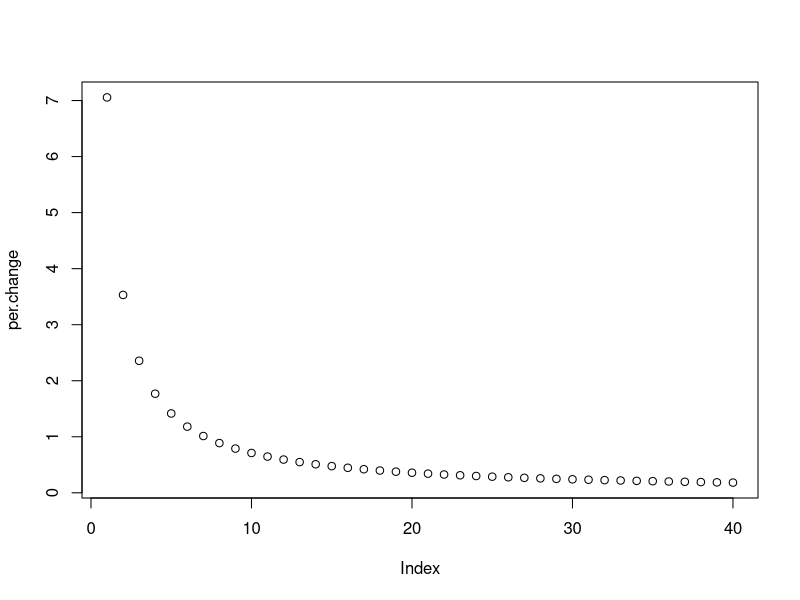
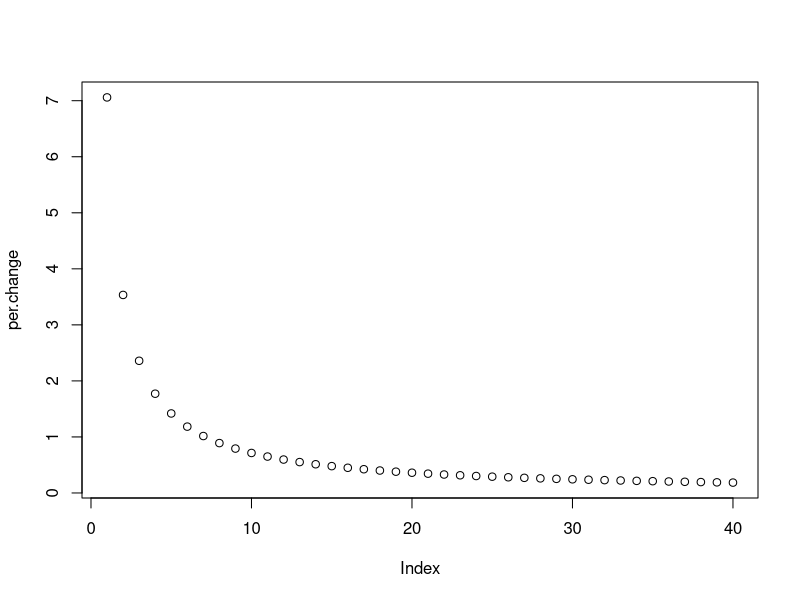
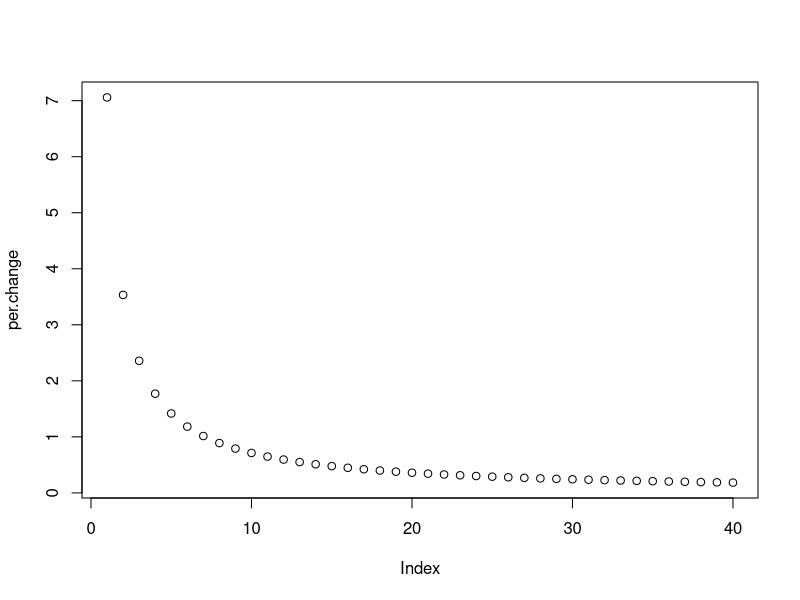

Source code (R) for these figures, in order:
#########################################################
##
## Nonlinear concentraton-response function: Health impact Calculation applying parametric function
##
## Date February 27, 2019
## by Alina Vodonos Zilberg (avodonos@hsph.harvard.edu)
## Version 2 - updated Veronica Southerland 
## Date June, 13, 2019
#########################################################

library(readr)
library(dplyr)
library(foreign)
library(tidyr)

setwd("C:/Users/vtinney/Google Drive/EDF_shared/Inv_function/")
#########################################################
#### Data frame (df) must contatin the following variables;
# Example data frame.
#Let's say we want to calculate the excess deaths addtibutble to reducing the PM2.5 levels from 'pm2.5_high' to 'pm2.5_low', 
#first we need to compute the average slope between those two concentration points.

# All-cause mortality

# Here I am creating a vector of each range I want to compute the mean beta for.
# So 40 corresponds with a low of 22, so the range is 22-40, which corresponds to what you see in the curve.
df.all <- data.frame(pm2.5_high = c(40, 21.9, 14.9, 9.9, 6.9, 4.9, 3.4, 2.4, 1.4),
                pm2.5_low = c(22,  15, 10, 7, 5, 3.5, 2.5, 1.5, 0.01))

# Those are the parameters from the model
# This is AV code and corresponds with what is presented in the paper
B0 <- 0.0059 #intercept slope
B1 <- 0.0705 # 1/pm2.5 slope
B0var <- 1.408353e-05  #varcov[1,1]
B1var <- 0.002551382  #varcov[2,2]
B0B1cov <- -0.0001884276  #varcov[1,2]

# Here I am just plotting what we did in the excel sheet.
range <- 1:40
per.change <- (B0 + ((1/range*B1))*100)
plot(per.change)

# From AV code:
# Area under y (from x = a to x = )  = F(b) -F(a)
#F(pm2.5_high) -F(pm2.5_low) = log(pm2.5_high) - log(pm2.5_low).

# Create the log of concentrations
df.all$pm2.5_high_log <- log(df.all$pm2.5_high)
df.all$pm2.5_low_log <- log(df.all$pm2.5_low)

# Create the delta PM - this is the difference between the high and low for the ranges above.
df.all$delta_pm <- (df.all$pm2.5_high - df.all$pm2.5_low)

# AV code. Calculate the mean beta as: intercept + (Beta1 * ((Log PM high - Log PM low / delta pm))
df.all["mean_beta"] <- B0 + (B1 * ((df.all$pm2.5_high_log - df.all$pm2.5_low_log) / df.all$delta_pm ))
df.all["mean_beta_var"] <- B0var + B1var * ((df.all$pm2.5_high_log - df.all$pm2.5_low_log) / df.all$delta_pm ) ^ 2 + 2 * (B0B1cov * (df.all$pm2.5_high_log - df.all$pm2.5_low_log) / df.all$delta_pm)
df.all["mean_beta_var_se"] <- sqrt(df.all$mean_beta_var)
df.all["mean_beta_low"] <- (df.all$mean_beta - (1.96 * df.all$mean_beta_var_se))
df.all["mean_beta_high"] <- (df.all$mean_beta + (1.96 * df.all$mean_beta_var_se))
write.csv(df.all, 'inv.all.csv')

#########################################################

# All-cause mortality ELDERLY

df.eld <- data.frame(pm2.5_high = c(40, 25.9, 15.9, 9.9, 6.9, 4.4, 2.4, 1.4),
                     pm2.5_low = c(26, 16, 10, 7, 4.5, 2.5, 1.5, 0.01))

# Those are the parameters from the model
B0 <- 0.0089 #intercept slope
B1 <- 0.0705 # 1/pm2.5 slope

range <- 1:40
per.change <- (B0 + ((1/range*B1))*100)
plot(per.change)

# Area under y (from x = a to x = )  = F(b) -F(a)
#F(pm2.5_high) -F(pm2.5_low) = log(pm2.5_high) - log(pm2.5_low).

df.eld$pm2.5_high_log <- log(df.eld$pm2.5_high)
df.eld$pm2.5_low_log <- log(df.eld$pm2.5_low)
df.eld$delta_pm <- (df.eld$pm2.5_high - df.eld$pm2.5_low)

df.eld["mean_beta"] <- B0 + (B1 * ((df.eld$pm2.5_high_log - df.eld$pm2.5_low_log) / df.eld$delta_pm ))
write.csv(df.eld, "inv.eld.csv")
#########################################################

# CVD mortality all ages

df.cvd <- data.frame(pm2.5_high = c(40, 26.9, 15.9, 10.9, 7.9, 5.9, 4.4, 3.4, 2.4, 1.4),
                     pm2.5_low = c(27, 16, 11, 8, 6, 4.5, 3.5, 2.5, 1.5, 0.01))

# Those are the parameters from the model
B0 <- 0.0079 #intercept slope
B1 <- 0.0705 # 1/pm2.5 slope

range <- 1:40
per.change <- (B0 + ((1/range*B1))*100)
plot(per.change)

# Area under y (from x = a to x = )  = F(b) -F(a)
#F(pm2.5_high) -F(pm2.5_low) = log(pm2.5_high) - log(pm2.5_low).

df.cvd$pm2.5_high_log <- log(df.cvd$pm2.5_high)
df.cvd$pm2.5_low_log <- log(df.cvd$pm2.5_low)
df.cvd$delta_pm <- (df.cvd$pm2.5_high - df.cvd$pm2.5_low)

df.cvd["mean_beta"] <- B0 + (B1 * ((df.cvd$pm2.5_high_log - df.cvd$pm2.5_low_log) / df.cvd$delta_pm ))
write.csv(df.cvd, "inv.cvd.csv")
